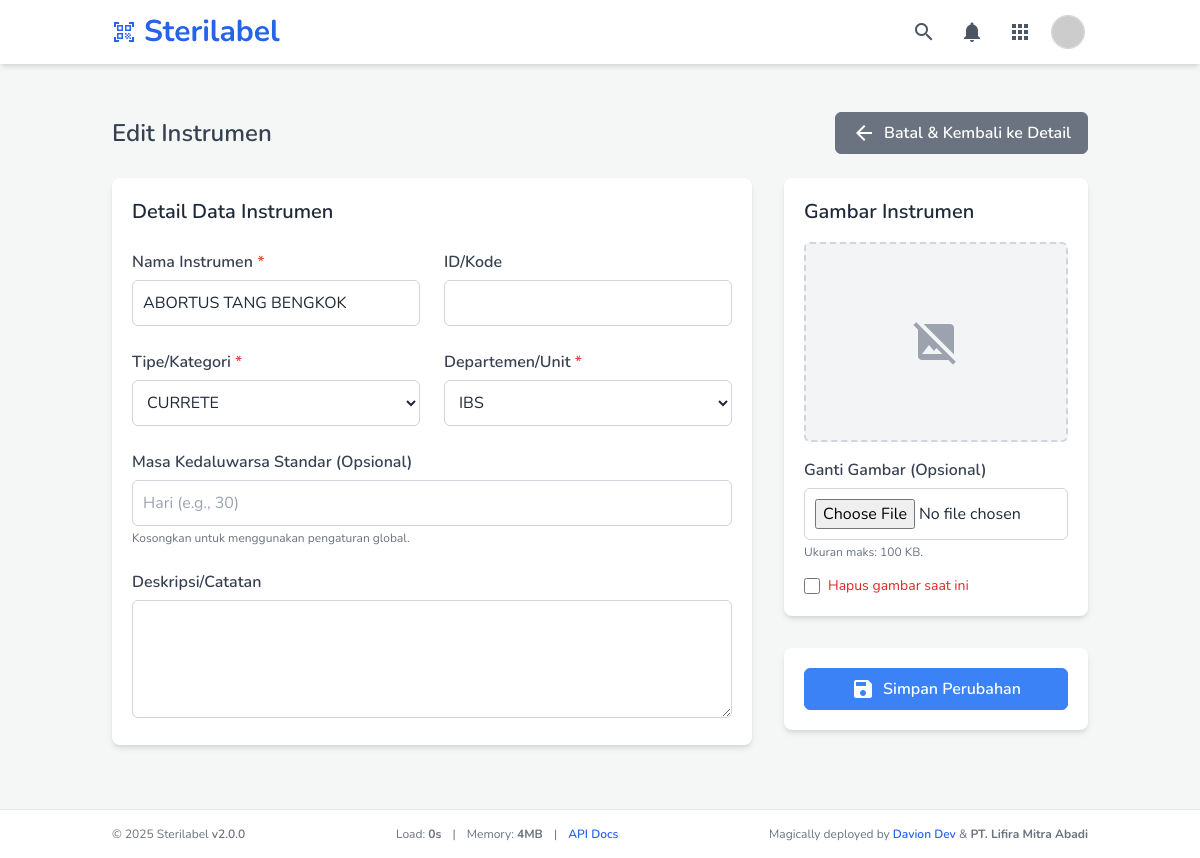
The app's page /instrument_edit.php?instrument_id=70 (signed in) with its own data.
### tables this page shows
CREATE TABLE `instruments` (
  `instrument_id` int(11) NOT NULL,
  `instrument_name` varchar(255) NOT NULL,
  `instrument_code` varchar(100) DEFAULT NULL,
  `instrument_type_id` int(11) DEFAULT NULL,
  `department_id` int(11) NOT NULL,
  `notes` text DEFAULT NULL,
  `image_filename` varchar(255) DEFAULT NULL,
  `status` varchar(50) NOT NULL DEFAULT 'tersedia',
  `expiry_in_days` int(5) DEFAULT NULL COMMENT 'Masa kedaluwarsa standar untuk instrumen ini dalam hari. NULL berarti menggunakan pengaturan global.',
  `created_by_user_id` int(11) DEFAULT NULL,
  `created_at` timestamp NULL DEFAULT current_timestamp(),
  `updated_at` timestamp NULL DEFAULT current_timestamp() ON UPDATE current_timestamp()
);

### instrument_edit.php (the view, shortened to what this page needs)
<?php
require_once 'header.php';
$instrumentId = filter_input(INPUT_GET, 'instrument_id', FILTER_VALIDATE_INT);
$instrumentData = null;
$masterTypes = [];
$masterDepartments = [];
$pageErrorMessage = '';
$conn = connectToDatabase();
if ($conn) {
    $sqlInstrument = "SELECT instrument_name, instrument_code, notes, instrument_type_id, department_id, image_filename, expiry_in_days FROM instruments WHERE instrument_id = ?";
    if ($stmt = $conn->prepare($sqlInstrument)) {
        $stmt->bind_param("i", $instrumentId);
        $stmt->execute();
        $result = $stmt->get_result();
        if ($result && $result->num_rows === 1) {
            $instrumentData = $result->fetch_assoc();
        } else {
            $pageErrorMessage .= " Instrumen tidak ditemukan (ID: ".htmlspecialchars((string)$instrumentId).").";
        }
    } else {
        $pageErrorMessage .= " Gagal mempersiapkan statement data instrumen. ";
    }
    if ($instrumentData) {
        $currentTypeId = $instrumentData['instrument_type_id'];
        $currentDeptId = $instrumentData['department_id'];
        $sqlTypes = "(SELECT type_id, type_name FROM instrument_types WHERE is_active = 1)
                     UNION
                     (SELECT type_id, type_name FROM instrument_types WHERE type_id = ?)
                     ORDER BY type_name ASC";
        if ($stmtTypes = $conn->prepare($sqlTypes)) {
            $stmtTypes->bind_param("i", $currentTypeId);
            $stmtTypes->execute();
            if($resultTypes = $stmtTypes->get_result()) {
                while ($row = $resultTypes->fetch_assoc()) $masterTypes[] = $row;
            }
        }
        $sqlDepts = "(SELECT department_id, department_name FROM departments WHERE is_active = 1)
                     UNION
                     (SELECT department_id, department_name FROM departments WHERE department_id = ?)
                     ORDER BY department_name ASC";
        if ($stmtDepts = $conn->prepare($sqlDepts)) {
            $stmtDepts->bind_param("i", $currentDeptId);
            $stmtDepts->execute();
            if ($resultDepts = $stmtDepts->get_result()) {
                while ($row = $resultDepts->fetch_assoc()) $masterDepartments[] = $row;
            }
        }
    }
} else {
    $pageErrorMessage = "Koneksi database gagal.";
}
$formData = $_SESSION['form_data_instrument_edit'] ?? $instrumentData ?? [];
?>
<main class="container mx-auto px-4 sm:px-6 py-8">
    <div class="flex justify-between items-center mb-6">
        <h2 class="text-2xl font-semibold text-gray-700">
            Edit Instrumen
        </h2>
        <a href="instrument_detail.php?instrument_id=<?php echo $instrumentId; ?>" class="btn btn-secondary"><span class="material-icons mr-2">arrow_back</span>Batal & Kembali ke Detail</a>
    </div>
    <?php if ($instrumentData): ?>
    <form id="editInstrumentForm" action="php_scripts/instrument_update.php" method="POST" enctype="multipart/form-data">
        <div class="grid grid-cols-1 lg:grid-cols-3 gap-8">
            <div class="lg:col-span-2 card">
                <h3 class="text-xl font-semibold text-gray-800 mb-6">Detail Data Instrumen</h3>
                <div class="space-y-6">
                    <div class="grid grid-cols-1 md:grid-cols-2 gap-6">
                        <div>
                            <label for="instrumentName" class="form-label">Nama Instrumen <span class="text-red-500">*</span></label>
                            <input type="text" id="instrumentName" name="instrument_name" class="form-input" required value="<?php echo htmlspecialchars($formData['instrument_name'] ?? ''); ?>">
                        </div>
                        <div>
                            <label for="instrumentCode" class="form-label">ID/Kode</label>
                            <input type="text" id="instrumentCode" name="instrument_code" class="form-input" value="<?php echo htmlspecialchars($formData['instrument_code'] ?? ''); ?>">
                        </div>
                    </div>
                    <div class="grid grid-cols-1 md:grid-cols-2 gap-6">
                        <div>
                            <label for="instrument_type_id" class="form-label">Tipe/Kategori <span class="text-red-500">*</span></label>
                            <select id="instrument_type_id" name="instrument_type_id" class="form-select" required>
                                <?php foreach ($masterTypes as $type): ?>
                                    <option value="<?php echo $type['type_id']; ?>" <?php echo (isset($formData['instrument_type_id']) && $formData['instrument_type_id'] == $type['type_id']) ? 'selected' : ''; ?>>
                                        <?php echo htmlspecialchars($type['type_name']); ?>
                                    </option>
                                <?php endforeach; ?>
                            </select>
                        </div>
                        <div>
                            <label for="department_id" class="form-label">Departemen/Unit <span class="text-red-500">*</span></label>
                            <select id="department_id" name="department_id" class="form-select" required>
                                <?php foreach ($masterDepartments as $dept): ?>
                                    <option value="<?php echo $dept['department_id']; ?>" <?php echo (isset($formData['department_id']) && $formData['department_id'] == $dept['department_id']) ? 'selected' : ''; ?>>
                                        <?php echo htmlspecialchars($dept['department_name']); ?>
                                    </option>
                                <?php endforeach; ?>
                            </select>
                        </div>
                    </div>
                    <div>
                        <label for="expiry_in_days" class="form-label">Masa Kedaluwarsa Standar (Opsional)</label>
                        <input type="number" id="expiry_in_days" name="expiry_in_days" class="form-input" placeholder="Hari (e.g., 30)" min="1" value="<?php echo htmlspecialchars((string)($formData['expiry_in_days'] ?? '')); ?>">
                        <p class="text-xs text-gray-500 mt-1">Kosongkan untuk menggunakan pengaturan global.</p>
                    </div>
                    <div>
                        <label for="notes" class="form-label">Deskripsi/Catatan</label>
                        <textarea id="notes" name="notes" rows="4" class="form-input"><?php echo htmlspecialchars($formData['notes'] ?? ''); ?></textarea>
                    </div>
                </div>
            </div>
            <div class="lg:col-span-1 space-y-8">
                <div class="card">
                    <h3 class="text-xl font-semibold text-gray-800 mb-4">Gambar Instrumen</h3>
                    <div class="image-preview-container">
                        <?php if (!empty($instrumentData['image_filename']) && file_exists('uploads/instruments/' . $instrumentData['image_filename'])): ?>
                            <img src="uploads/instruments/<?php echo htmlspecialchars($instrumentData['image_filename']); ?>?t=<?php echo time(); ?>" alt="Gambar Saat Ini">
                        <?php else: ?>
                            <span class="material-icons text-gray-400" style="font-size: 48px;">image_not_supported</span>
                        <?php endif; ?>
                    </div>
                    <div class="mt-4">
                        <label for="instrument_image" class="form-label">Ganti Gambar (Opsional)</label>
                        <input type="file" id="instrument_image" name="instrument_image" class="form-input" accept="image/*">
                        <p class="text-xs text-gray-500 mt-1">Ukuran maks: 100 KB.</p>
                    </div>
                    <?php if (!empty($instrumentData['image_filename'])): ?>
                    <div class="mt-4 flex items-center">
                        <input type="checkbox" id="delete_image" name="delete_image" value="1" class="h-4 w-4 text-red-600 border-gray-300 rounded focus:ring-red-500">
                        <label for="delete_image" class="ml-2 text-sm text-red-600">Hapus gambar saat ini</label>
                    </div>
                    <?php endif; ?>
                </div>
                 <div class="card">
                    <button type="submit" class="btn btn-primary w-full btn-lg py-3"><span class="material-icons mr-2">save</span>Simpan Perubahan</button>
                </div>
            </div>
        </div>
    </form>
    <?php endif; ?>
</main>
<?php require_once 'footer.php'; ?>

### assets/css/style.css (style rules this page uses)
body { font-family: 'Nunito', sans-serif; background-color: #f4f7f6; }
.material-icons { vertical-align: middle; }
.card { background-color: white; border-radius: 8px; box-shadow: 0 4px 6px -1px rgba(0,0,0,0.1), 0 2px 4px -1px rgba(0,0,0,0.06); padding: 20px; transition: all 0.3s ease-in-out; }
.form-input, .form-select { width: 100%; padding: 10px; border: 1px solid #d1d5db; border-radius: 6px; transition: border-color 0.2s ease, box-shadow 0.2s ease; background-color: white; }
.form-label { display: block; margin-bottom: 6px; font-weight: 600; color: #374151; }
.btn { padding: 8px 16px; border-radius: 6px; font-weight: 600; transition: all 0.2s ease; display: inline-flex; align-items: center; justify-content: center; cursor: pointer; text-decoration: none; border: 1px solid transparent; }
.btn-primary { background-color: #3b82f6; color: white; border-color: #3b82f6; }
.btn-secondary { background-color: #6b7280; color: white; border-color: #6b7280; }

### instrument_edit.php (style rules this page uses)
.image-preview-container { width: 100%; height: 200px; background-color: #f3f4f6; border-radius: 0.375rem; display: flex; align-items: center; justify-content: center; border: 2px dashed #d1d5db; overflow: hidden; }

### records on screen
instruments: instrument_name "ABORTUS TANG BENGKOK", instrument_type_id "CURRETE", department_id "IBS"

### other values on screen
$appInstanceName "Sterilabel"
$appInstanceNameForFooter "Sterilabel"
APP_VERSION "2.0.0"
$memory_usage "4"
